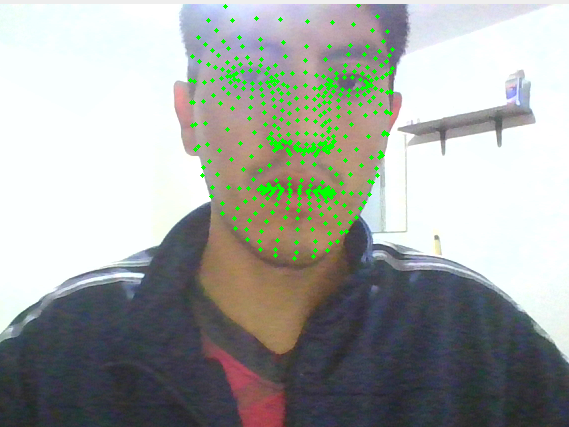
#> input picture im.png, 569 x 427 px
$ jupyter execute --allow-errors Untitled.ipynb
#> lines starting #> are read from the running program, lines starting #| are printed output that depends on the picture
[cell 1]
import cv2

# Ruta de la imagen a leer
ruta_imagen = "im.png"

# Leer la imagen
imagen = cv2.imread(ruta_imagen)
#> imagen is the input picture: shape (427, 569, 3); mean B, G, R 161.7, 165.2, 162.3

# Comprobar si la imagen se ha cargado correctamente
if imagen is None:
    print("No se pudo leer la imagen.")
else:
    # Mostrar la imagen (opcional)
    cv2.imshow("Imagen", imagen)
    cv2.waitKey(0)
    cv2.destroyAllWindows()

[cell 2]
print(imagen.shape)
#| (427, 569, 3)

[cell 3]
imagen = cv2.cvtColor(imagen, cv2.COLOR_BGR2GRAY)
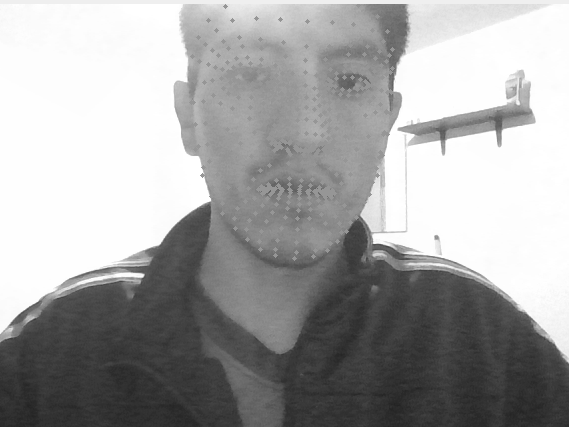
#> imagen: shape (427, 569); min 35, max 255, mean 163.9
#> (the rest of this cell did not finish here and is left out)

[cell 4]
#Train_images.shape: (60000, 28, 28, 1), of uint8
imagen = cv2.resize(imagen, (28, 28))
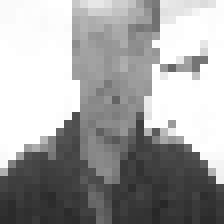
#> imagen: shape (28, 28) (shown 8 times larger); min 38, max 255, mean 163.6
imagen.shape
#> (the rest of this cell did not finish here and is left out)
